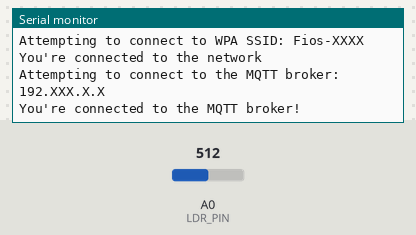
Simulated run of this sketch. Board: Arduino MKR. Shown: the last lines printed to the serial monitor. Inputs (shaded band) come from the test bench; at power-on: A0 (LDR_PIN) = 512. WiFi joins after 1.5 s; servers stay silent unless stated; no MQTT or app messages arrive unless stated.

Above: at 2.7 s.
2.8 s: A0 (LDR_PIN) set to 710
At 8.6 s:
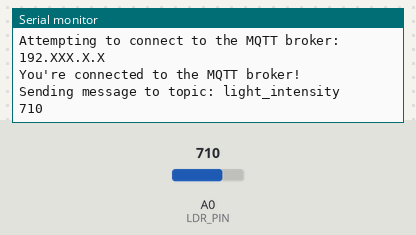
13.6 s: A0 (LDR_PIN) set to 716
At 17.1 s:
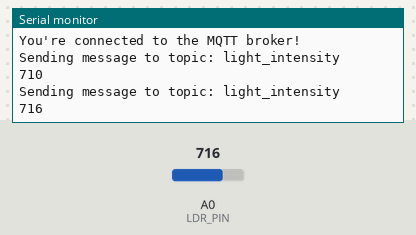

Measured:
- after the input at 2.8 s, the serial monitor: prints a new line after 5.2 s (image 1)
- after the input at 13.6 s, the serial monitor: prints a new line after 2.4 s (image 2)

The sketch:

ldr_pub_client.ino
```cpp
// File name: ldr_pub_client.ino
// Decription: Initiating MQTT protocol for Arduino Client. 128 bytes limit for packet size
//              Measure light instensity by using LDR circuit. Publishing light intensity value to broker
// Client Role: Publisher
// Library Used: ArduinoMqttClient, WifiNINA
// Author: Hoan Pham (mhpham23@vt.edu)

#include <ArduinoMqttClient.h>
#include <WiFiNINA.h>
#include "arduino_secrets.h"

// Macros ////////////////////////////////////////////////////////////////////////////////
#define BAUDRATE 9600
#define DELAY_TIME 5000
#define MSG_INTERVAL 8000
#define CLIENT_ROLE PUB
#define LED_PIN 9 // Output pin controlling LED
#define LDR_PIN A0 // Input pin measuring light intensity
#define THRESHOLD 700 // Light intensity threshold -> condition for light status
//////////////////////////////////////////////////////////////////////////////////////////

///////please enter your sensitive data in the Secret tab/arduino_secrets.h //////////////
char ssid[] = SECRET_SSID;        // your network SSID (name)
char pass[] = SECRET_PASS;    // your network password (use for WPA, or use as key for WEP)
///////////////////////////////////////////////////////////////////////////////////////////

//Network Information/////////////////////////////////////////////////////////////////////
const char broker[] = "test.mosquitto.org";
const char localhost_broker[] = MQTT_IP;
int        port     = LISTENING_PORT;
//////////////////////////////////////////////////////////////////////////////////////////

// Declaring topics //////////////////////////////////////////////////////////////////////
const char topic[]  = "light_intensity";
const char topic2[]  = "real_unique_topic_2";
const char topic3[]  = "real_unique_topic_3";
const char topic4[] = "light_intensity/relay";
//////////////////////////////////////////////////////////////////////////////////////////

// Time tracking /////////////////////////////////////////////////////////////////////////
//set interval for sending messages (milliseconds)
const long interval = MSG_INTERVAL;
unsigned long previousMillis = 0;
int count = 0;
//////////////////////////////////////////////////////////////////////////////////////////

// Constructors ///////////////////////////////////////////////////////////////////////////
WiFiClient wifiClient;
MqttClient mqttClient(wifiClient);
//////////////////////////////////////////////////////////////////////////////////////////


void setup() {
  /* Setting up Wifi and MQTT connection */
  // put your setup code here, to run once:
  //Initialize serial port
  Serial.begin(BAUDRATE);

  // attempt to connect to Wifi network:
  Serial.print("Attempting to connect to WPA SSID: ");
  Serial.println(ssid);
  while (WiFi.begin(ssid, pass) != WL_CONNECTED) {
    // failed, retry
    Serial.print(".");
    delay(DELAY_TIME);
  }

  Serial.println("You're connected to the network");
  Serial.println();

  Serial.print("Attempting to connect to the MQTT broker: ");
  Serial.println(localhost_broker);

  if (!mqttClient.connect(localhost_broker, port))
  {
    Serial.print("MQTT connection failed! Error code = ");
    Serial.println(mqttClient.connectError());

    while (1);
  }

  Serial.println("You're connected to the MQTT broker!");
  /* Finish setting up WIFI and MQTT connection */

  /* Setting up LDR sensor */
  pinMode(LDR_PIN, INPUT); // Setting sensor gpio_pin to input
  /* End task */

}

void loop() {
  // put your main code here, to run repeatedly:
  // call poll() regularly to allow the library to send MQTT keep alive which
  // avoids being disconnected by the broker
  mqttClient.poll();

  unsigned long currentMillis = millis(); // Tracking time

  /* Message task starts here */
  if (currentMillis - previousMillis >= interval)
  {
    // save the last time a message was sent
    previousMillis = currentMillis;

    //record random value from A0, A1 and A2
    int LDRValue = analogRead(LDR_PIN);

    Serial.print("Sending message to topic: ");
    Serial.println(topic);
    Serial.println(LDRValue);

    // send message, the Print interface can be used to set the message contents
    mqttClient.beginMessage(topic);
    mqttClient.print(LDRValue);
    mqttClient.endMessage();

    Serial.println();
  } /* END TASK */

}
```

arduino_secrets.h
```cpp
// File name: arduino_secrets.h
// Decription: Store WIFI name and password
// Author: Hoan Pham (mhpham23@vt.edu)

//Network information//////////////////////////////////////
#define SECRET_SSID "Fios-XXXX" // Network Name
#define SECRET_PASS "XXX" // Network Password
#define MQTT_IP "192.XXX.X.X" // Local Host's IP address
#define LISTENING_PORT 1883 // Listening port on local host
///////////////////////////////////////////////////////////


//Client Roles////////////////////////////////////////////
#define PUB 1
#define SUB 2
#define BOTH 3
/////////////////////////////////////////////////////////
```
